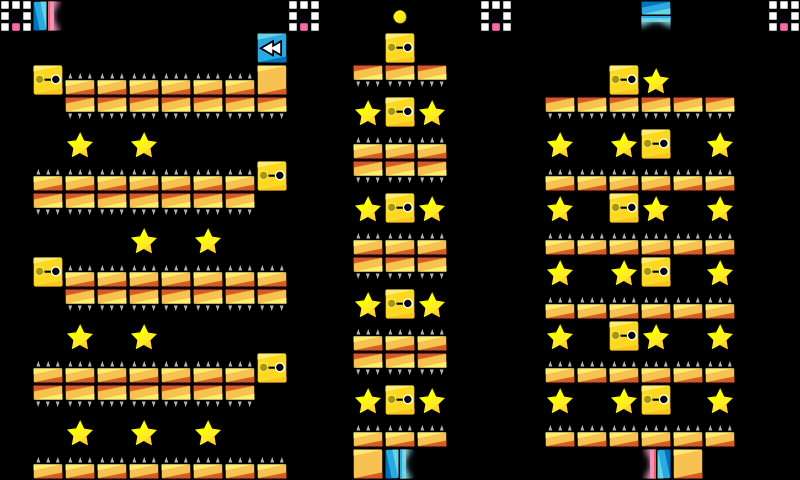

A level layout from a 2D game, rendered from its tile map. Below: a short description, then the map file with tile-grid data replaced by summaries:
An orthogonal 25x15 tile map with 32x32 px tiles, 1 tile layer (map).

<map version="1.0" orientation="orthogonal" renderorder="right-down" width="25" height="15" tilewidth="32" tileheight="32" nextobjectid="7">
 <properties>
  <property name="ad" value="false" />
 </properties>
 <tileset firstgid="1" name="map_tiles" tilewidth="32" tileheight="32">
  <image source="../../img/map_tiles.png" width="480" height="480" />
 </tileset>
 <layer name="map" width="25" height="15">
  <data>[375 cells, 184 non-empty, 11 distinct tile ids]</data>
 </layer>
 <objectgroup name="Object Layer 1" />
</map>
